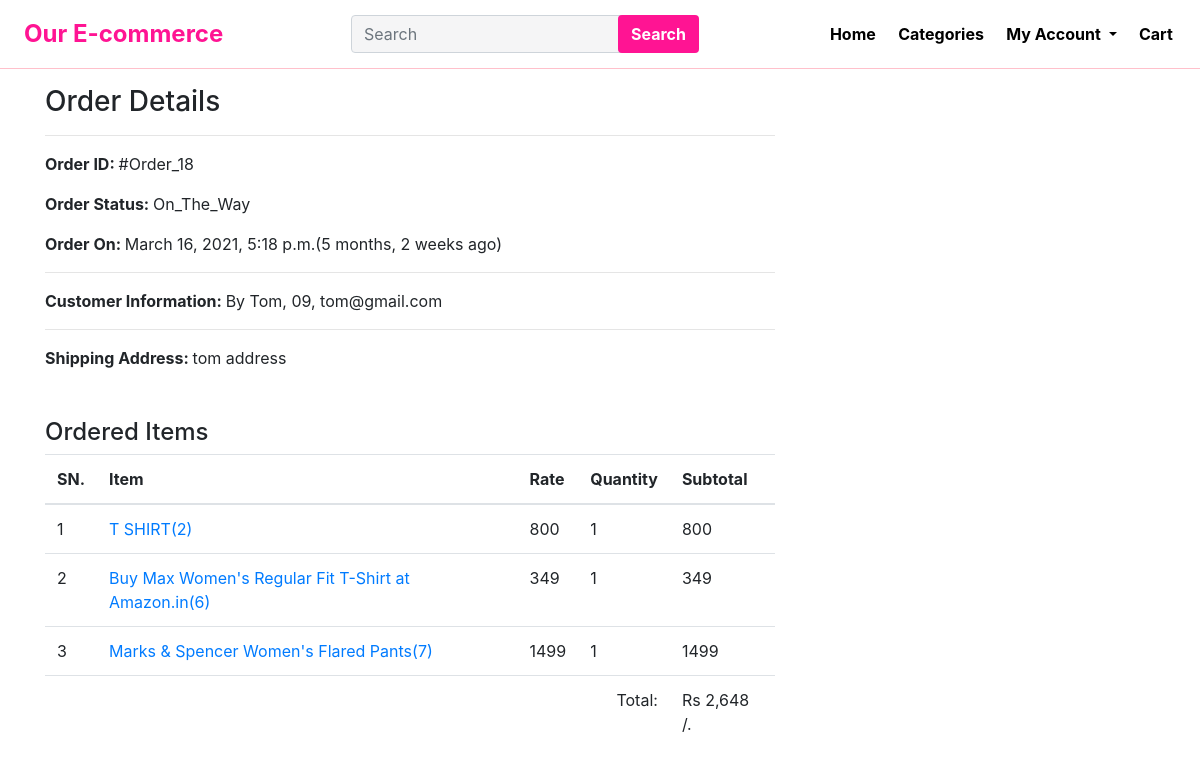
Page /profile/order-18/ (signed in) on the earlier database version.
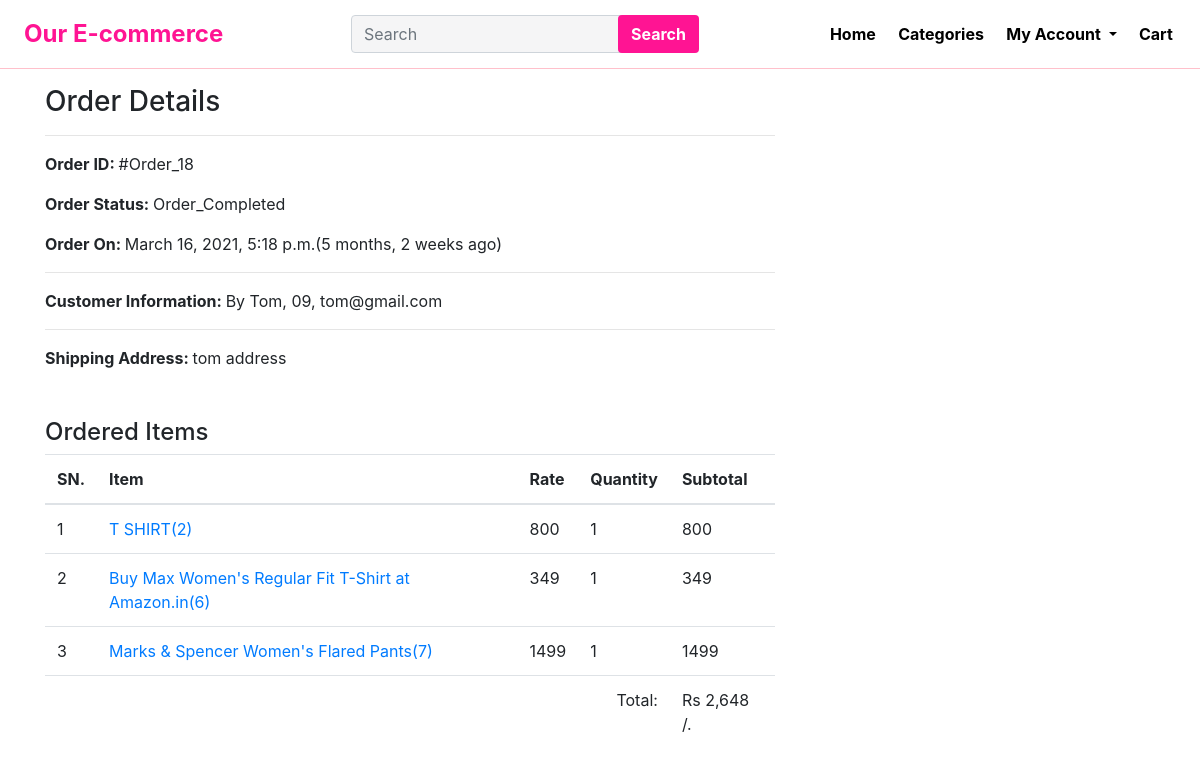
Same page on the later database version.
### EShop/models.py (models this page shows, shortened)
class Order(models.Model):
    cart = models.OneToOneField(Cart, on_delete=models.CASCADE)
    ordered_by = models.CharField(max_length=200)
    shipping_address = models.CharField(max_length=200)
    mobile = models.CharField(max_length=20)
    email = models.EmailField(null=True, blank=True)
    subtotal = models.PositiveIntegerField()
    discount = models.PositiveIntegerField()
    total = models.PositiveIntegerField()
    order_status = models.CharField(max_length=100, choices=view_status)
    created_at = models.DateTimeField(auto_now_add=True)

### EShop/views.py (the view)
# urls.py: path('profile/order-<int:pk>/', CustomerOrderDetailView.as_view(),
class CustomerOrderDetailView(DetailView):
    template_name = 'customerorderdetail.html'
    model = Order
    context_object_name = 'obj_obj'
    def dispatch(self, request, *args, **kwargs):
        if request.user.is_authenticated and Customer.objects.filter(user=request.user).exists():
            order_id = self.kwargs['pk']
            order = Order.objects.get(id=order_id)
            if request.user.customer != order.cart.customer:
                return redirect('EShop:customerprofile')
        else:
            return redirect("/login/?next=/profile/")
        return super().dispatch(request, *args, **kwargs)

### templates/customerorderdetail.html (shortened to what this page needs)
{% extends 'base.html' %}
{% load humanize %}
{% block body %}
    <div class="container">
        <div class="row">
            <div class="col-md-8">
                <h3 class="mt-3">Order Details</h3><hr>
                <p><span class="font-weight-bold">Order ID: </span>#Order_{{obj_obj.id}}</p>
                <p><span class="font-weight-bold">Order Status: </span>{{obj_obj.order_status}}</p>
                <p><span class="font-weight-bold">Order On: </span>{{obj_obj.created_at}}({{obj_obj.created_at|timesince}} ago)</p><hr>
                <p><span class="font-weight-bold">Customer Information: </span> By {{ obj_obj.ordered_by }},  {{ obj_obj.mobile}}, {{ obj_obj.email}}  </p><hr>
                <p><span class="font-weight-bold">Shipping Address: </span>{{ obj_obj.shipping_address }}</p><br>
                <h4 class="mt-2">Ordered Items</h4>
                <table class="table">
                    <thead>
                        <tr>
                            <th>SN.</th>
                            <th>Item</th>
                            <th>Rate</th>
                            <th>Quantity</th>
                            <th>Subtotal</th>
                        </tr>
                    </thead>
                    <tbody>
                        {% for cp in obj_obj.cart.cartproduct_set.all  %}
                        <tr>
                            <td> {{forloop.counter}} </td>
                            <td><a target="_blank" href="{% url 'EShop:productdetail' cp.product.slug %}"> {{cp.product.title}}({{cp.product.id}}) </a></td>
                            <td> {{cp.rate}} </td>
                            <td> {{cp.quantity}} </td>
                            <td> {{cp.subtotal}} </td>
                        </tr>
                        {% endfor %}
                        <tr>
                            <td colspan="4" class="text-right">Total: </td>
                            <td>Rs {{obj_obj.total|intcomma}} /.</td>
                        </tr>
                    </tbody>
                </table>
            </div>
        </div>
    </div>
{% endblock %}

Differences in the rows shown:
changed Order "Tom": order_status "On_The_Way" → "Order_Completed"
